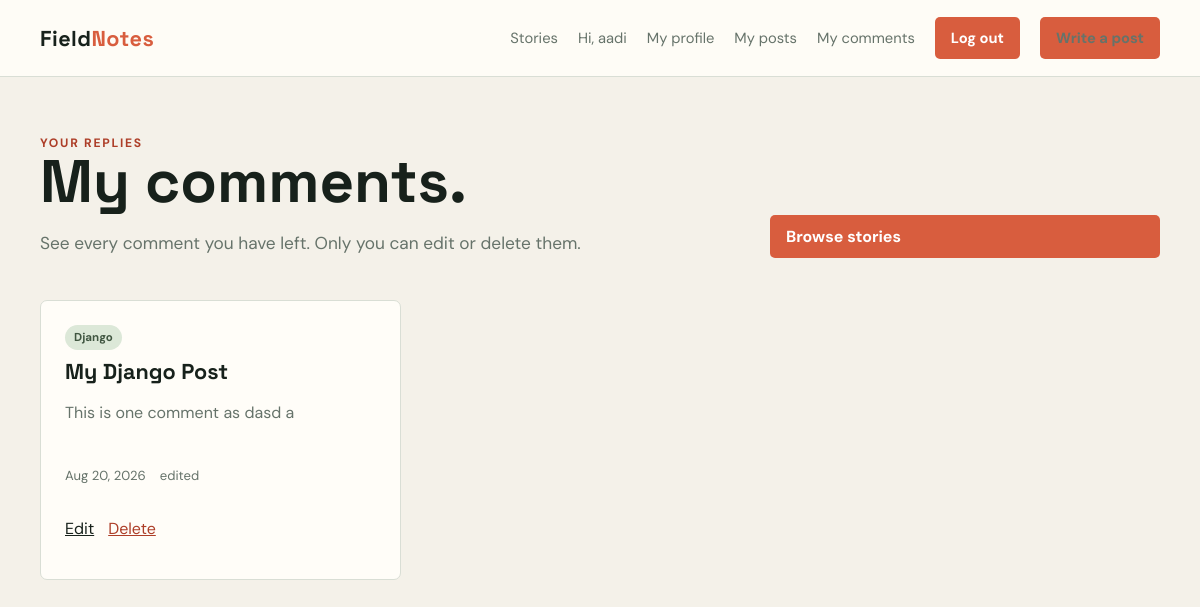
The app's page /blogs/comments/mine/ (signed in) with its own data.
### comments/models.py (models this page shows, shortened)
class Comment(models.Model):
    post = models.ForeignKey(
        Post,
        on_delete=models.CASCADE,
        related_name="comments"
    )
    author = models.ForeignKey(
        User,
        on_delete=models.CASCADE,
        related_name="comments"
    )
    content = models.TextField()
    created_at = models.DateTimeField(auto_now_add=True)
    updated_at = models.DateTimeField(auto_now=True)
    class Meta:
        ordering = ["-created_at"]

### blog/models.py (models this page shows, shortened)
class Post(models.Model):
    objects = PostQuerySet.as_manager()
    id = models.UUIDField(primary_key=True, default=uuid.uuid4, editable=False)
    title = models.CharField(max_length=200)
    author = models.ForeignKey(
        settings.AUTH_USER_MODEL,
        on_delete=models.CASCADE,
        related_name="posts",
    )
    content = models.TextField()
    category = models.CharField(
        max_length=100,
        blank=True,
        null=True,
    )
    is_published = models.BooleanField(default=False)
    views = models.PositiveIntegerField(default=0)
    created_at = models.DateTimeField(auto_now_add=True)
    updated_at = models.DateTimeField(auto_now=True)

### comments/views.py (the view)
# urls.py: path("comments/mine/", views.my_comments, name="my_comments"),
@login_required
def my_comments(request):
    comments = (
        Comment.objects.filter(author=request.user)
        .select_related("post")
        .order_by("-created_at")
    )
    return render(request, "comments/my_comments.html", {"comments": comments})

### comments/templates/comments/my_comments.html (shortened to what this page needs)
{% extends "blog/base.html" %}
{% block content %}
<main class="page">
    <section class="hero">
        <div class="hero-copy">
            <div class="eyebrow">Your replies</div>
            <h1>My comments.</h1>
            <p>See every comment you have left. Only you can edit or delete them.</p>
        </div>
        <a class="button" href="{% url 'post_list' %}">Browse stories</a>
    </section>
    <section class="post-grid">
        {% for comment in comments %}
            <article class="post-card">
                <div>
                    {% if comment.post.category %}<span class="category">{{ comment.post.category }}</span>{% endif %}
                    <h2><a href="{% url 'post_view' comment.post_id %}#comment-{{ comment.id }}">{{ comment.post.title }}</a></h2>
                    <p class="card-excerpt">{{ comment.content|truncatewords:30 }}</p>
                </div>
                <div>
                    <div class="meta">
                        <span>{{ comment.created_at|date:"M j, Y" }}</span>
                        {% if comment.updated_at != comment.created_at %}<span>edited</span>{% endif %}
                    </div>
                    <p class="article-actions">
                        <a href="{% url 'edit_comment' comment.id %}">Edit</a>
                        <a class="danger" href="{% url 'delete_comment' comment.id %}">Delete</a>
                    </p>
                </div>
            </article>
        {% empty %}
            <p class="empty">You have not written any comments yet.</p>
        {% endfor %}
    </section>
</main>
{% endblock %}

### blog/templates/blog/base.html (shortened to what this page needs)
{% load static %}
<!doctype html>
<html lang="en">
<head>
</head>
<body>
    <header class="site-header">
        <nav class="nav">
            <a class="brand" href="{% url 'home' %}">Field<span>Notes</span></a>
            <div class="nav-links">
                <a href="{% url 'post_list' %}">Stories</a>
                {% if user.is_authenticated %}
                    <span class="muted">Hi, {{ user.username }}</span>
                    <a href="{% url 'author_page' user.username %}">My profile</a>
                    <a href="{% url 'my_posts' %}">My posts</a>
                    <a href="{% url 'my_comments' %}">My comments</a>
                    <form method="post" action="{% url 'logout' %}">{% csrf_token %}<button class="button" type="submit">Log out</button></form>
                {% else %}
                    <a href="{% url 'login' %}">Log in</a>
                    <a href="{% url 'signup' %}">Sign up</a>
                {% endif %}
                <a class="button" href="{% url 'post_create' %}">Write a post</a>
            </div>
        </nav>
    </header>
    {% block content %}{% endblock %}
</body>
</html>

### blog/templates/blog/base.html (style rules this page uses)
:root { --ink: #17211b; --muted: #66736a; --paper: #f4f1e9; --surface: #fffdf8; --line: #d9ded5; --accent: #d85d3e; --accent-dark: #ad3e28; --sage: #dce8d8; }
* { box-sizing: border-box; }
body { margin: 0; color: var(--ink); background: var(--paper); font-family: "DM Sans", sans-serif; }
a { color: inherit; }
.site-header { border-bottom: 1px solid var(--line); background: rgba(255, 253, 248, .9); }
.nav { width: min(1120px, calc(100% - 40px)); margin: auto; min-height: 76px; display: flex; align-items: center; justify-content: space-between; gap: 24px; }
.brand { color: var(--ink); font-family: "Space Grotesk", sans-serif; font-size: 1.35rem; font-weight: 700; text-decoration: none; letter-spacing: .02em; }
.brand span { color: var(--accent); }
.nav-links { display: flex; align-items: center; gap: 20px; font-size: .92rem; }
.nav-links a { text-decoration: none; color: var(--muted); }
.button { display: inline-block; border: 0; border-radius: 5px; background: var(--accent); color: white; padding: 11px 16px; font: inherit; font-weight: 700; text-decoration: none; cursor: pointer; }
.page { width: min(1120px, calc(100% - 40px)); margin: 0 auto; padding: 58px 0 80px; }
h1, h2 { font-family: "Space Grotesk", sans-serif; }
h1 { font-size: clamp(2.1rem, 5vw, 4.3rem); line-height: 1.02; margin: 0; }
h2 { margin: 0; line-height: 1.15; }
.eyebrow { color: var(--accent-dark); font-size: .76rem; font-weight: 700; letter-spacing: .14em; text-transform: uppercase; }
.muted { color: var(--muted); }
.hero { display: grid; grid-template-columns: 1fr minmax(280px, 390px); align-items: end; gap: 40px; margin-bottom: 42px; }
.hero-copy { max-width: 650px; }
.hero-copy p { color: var(--muted); font-size: 1.08rem; line-height: 1.6; margin: 18px 0 0; }
.post-grid { display: grid; grid-template-columns: repeat(3, 1fr); gap: 18px; }
.post-card { display: flex; min-height: 280px; flex-direction: column; justify-content: space-between; border: 1px solid var(--line); border-radius: 7px; background: var(--surface); padding: 24px; transition: transform .2s ease, box-shadow .2s ease; }
.post-card h2 { font-size: 1.35rem; margin: 10px 0 12px; }
.post-card h2 a { text-decoration: none; }
.card-excerpt { color: var(--muted); line-height: 1.55; }
.meta { display: flex; flex-wrap: wrap; gap: 9px 14px; color: var(--muted); font-size: .82rem; }
.category { display: inline-block; border-radius: 999px; background: var(--sage); color: #405641; padding: 5px 9px; font-size: .72rem; font-weight: 700; }
.article-actions { display: flex; gap: 14px; margin-top: 34px; }
.danger { color: var(--accent-dark); }

### records on screen
Comment: post.category "Django", post "My Django Post", content "This is one comment as dasd a", created_at "Aug 20, 2026", shows "edited"

### other values on screen
{{ user.username }} "aadi"
